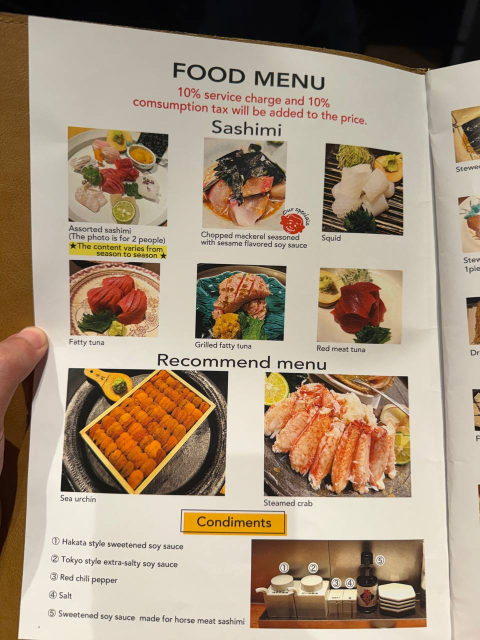
#> input picture images/menu-8.jpg, 960 x 1280 px, found by its file name (shown at 1/2 size)
$ python crop_dishes.py
#> lines starting #> are read from the running program, lines starting #| are printed output that depends on the picture
#!/usr/bin/env python3
"""Crop individual dish photos from menu pages using bounding boxes (left, top, right, bottom in %)."""
from PIL import Image, ImageEnhance
from pathlib import Path
import json

ROOT = Path("/Users/gimseojun/sano-workspace/tanakada-gumi")
SRC = ROOT / "images"
OUT = ROOT / "images" / "dishes"
OUT.mkdir(parents=True, exist_ok=True)

# Real file mapping (verified by vision):
#   menu-1: Cover
#   menu-2: Notice + Dinner Course
#   menu-3: Hot Pot + Dessert
#   menu-4: Beef + Chicken + Pork
#   menu-5: Chef's Recommended + Fish
#   menu-6: Donburi + Rice
#   menu-7: Mini Dishes
#   menu-8: Sashimi + Recommend + Condiments

# (page_file, slug, left%, top%, right%, bottom%)
CROPS = [
    # PAGE 8 — Sashimi + Recommend (menu-8.jpg)
    ("menu-8.jpg", "sashimi-assorted",       8, 22, 35, 42),
    ("menu-8.jpg", "mackerel-sesame",       36, 22, 60, 42),
    ("menu-8.jpg", "squid",                 62, 22, 82, 42),
    ("menu-8.jpg", "fatty-tuna",             8, 47, 32, 62),
    ("menu-8.jpg", "grilled-fatty-tuna",    34, 47, 58, 62),
    ("menu-8.jpg", "red-meat-tuna",         60, 47, 82, 62),
    ("menu-8.jpg", "sea-urchin",             8, 65, 40, 87),
    ("menu-8.jpg", "steamed-crab",          42, 65, 82, 87),

    # PAGE 4 — Beef + Chicken + Pork (menu-4.jpg)
    ("menu-4.jpg", "wagyu-tenderloin",       8, 11, 30, 26),
    ("menu-4.jpg", "wagyu-tongue",          37, 11, 58, 26),
    ("menu-4.jpg", "wagyu-cutlet",          67, 10, 85, 26),
    ("menu-4.jpg", "chicken-thigh",         10, 58, 30, 73),
    ("menu-4.jpg", "fried-chicken-tartar",  38, 58, 58, 73),
    ("menu-4.jpg", "chicken-gizzard",       67, 57, 85, 73),
    ("menu-4.jpg", "grilled-pork",          18, 83, 38, 97),
    ("menu-4.jpg", "pork-miso",             58, 83, 80, 97),

    # PAGE 5 — Chef's Recommended + Fish (menu-5.jpg)
    ("menu-5.jpg", "fried-fatty-tuna",      10, 11, 30, 23),
    ("menu-5.jpg", "abalone-butter",        37, 11, 60, 23),
    ("menu-5.jpg", "caviar",                67, 11, 88, 23),
    ("menu-5.jpg", "ham-cutlet",            10, 25, 30, 37),
    ("menu-5.jpg", "fried-tiger-prawn",     35, 25, 58, 37),
    ("menu-5.jpg", "salt-grilled-prawn",    63, 25, 88, 37),
    ("menu-5.jpg", "grilled-eel",           10, 39, 30, 49),
    ("menu-5.jpg", "shirayaki-eel",         37, 39, 60, 49),
    ("menu-5.jpg", "grilled-shiitake",      63, 39, 88, 49),
    ("menu-5.jpg", "agedashi-tofu",         10, 50, 30, 61),
    ("menu-5.jpg", "house-salad",           35, 50, 60, 63),
    ("menu-5.jpg", "potato-salad",          65, 50, 85, 61),
    ("menu-5.jpg", "grilled-nodoguro",      10, 67, 33, 80),
    ("menu-5.jpg", "salt-grilled-tuna",     38, 68, 62, 80),
    ("menu-5.jpg", "grilled-kichiji",       65, 67, 90, 80),
    ("menu-5.jpg", "braised-nodoguro",      18, 82, 42, 95),
    ("menu-5.jpg", "braised-kichiji",       57, 82, 80, 95),

    # PAGE 7 — Mini Dishes (menu-7.jpg)
    ("menu-7.jpg", "stewed-eggplant",       13, 12, 30, 24),
    ("menu-7.jpg", "hakata-stew",           35, 10, 60, 24),
    ("menu-7.jpg", "squid-ginger-cake",     72, 12, 90, 24),
    ("menu-7.jpg", "stewed-wing",           13, 27, 30, 39),
    ("menu-7.jpg", "fried-wing",            35, 27, 58, 39),
    ("menu-7.jpg", "karasumi",              68, 27, 88, 39),
    ("menu-7.jpg", "tatami-iwashi",         15, 42, 32, 54),
    ("menu-7.jpg", "itawasa",               38, 42, 57, 54),
    ("menu-7.jpg", "salmon-roe",            65, 42, 85, 54),
    ("menu-7.jpg", "fresh-mentaiko",        15, 57, 30, 68),
    ("menu-7.jpg", "grilled-mentaiko",      37, 57, 58, 68),
    ("menu-7.jpg", "canned-mackerel",       67, 57, 87, 68),
    ("menu-7.jpg", "korean-seaweed",        15, 71, 33, 81),
    ("menu-7.jpg", "garlic-toast",          38, 71, 58, 81),
    ("menu-7.jpg", "okonomiyaki",           67, 71, 90, 81),
    ("menu-7.jpg", "tamagoyaki",            16, 85, 32, 96),
    ("menu-7.jpg", "steamed-veggies",       38, 85, 58, 96),
    ("menu-7.jpg", "pickled-cabbage",       68, 87, 88, 96),

    # PAGE 6 — Donburi + Rice (menu-6.jpg)
    ("menu-6.jpg", "bubble-don",            13, 14, 45, 32),
    ("menu-6.jpg", "zetsu-don",             50, 14, 82, 32),
    ("menu-6.jpg", "uni-don",               12, 37, 35, 53),
    ("menu-6.jpg", "tanakada-don",          37, 37, 62, 53),
    ("menu-6.jpg", "ikura-don",             63, 37, 85, 53),
    ("menu-6.jpg", "uni-ikura-don",         13, 57, 37, 74),
    ("menu-6.jpg", "torotekka-don",         38, 57, 62, 74),
    ("menu-6.jpg", "tkg-rice",              12, 83, 35, 96),
    ("menu-6.jpg", "beef-curry",            38, 83, 62, 96),
    ("menu-6.jpg", "mentaiko-rice",         65, 83, 85, 96),

    # PAGE 3 — Hot Pot + Dessert (menu-3.jpg)
    ("menu-3.jpg", "mizutaki",              10, 12, 28, 28),
    ("menu-3.jpg", "negima",                10, 42, 28, 57),
    ("menu-3.jpg", "matcha-ice",            11, 65, 27, 76),
    ("menu-3.jpg", "umegae-mochi",          37, 65, 55, 76),
    ("menu-3.jpg", "milk-pudding",          62, 65, 80, 78),
    ("menu-3.jpg", "honey-sweet-potato",    11, 79, 27, 91),
    ("menu-3.jpg", "balloon-ice",           68, 82, 88, 93),
]

def crop_one(page, slug, left, top, right, bottom):
#> called with page = 'menu-8.jpg', slug = 'sashimi-assorted', left = 8, top = 22, right = 35, bottom = 42
    img_path = SRC / page
    img = Image.open(img_path).convert("RGB")
#> img is the input picture: PIL image 960x1280 RGB; mean R, G, B 166, 146.8, 124.5
    W, H = img.size
#> W = 960; H = 1280

    # The vision model's box typically includes a caption strip below the photo.
    box_h = bottom - top
    box_w = right - left
    inset_x = box_w * 0.05           # 5% horizontal
    inset_top = box_h * 0.04         # 4% top
    label_trim = box_h * 0.36        # 36% bottom (caption + safety)
    L = max(0, left + inset_x)
    T = max(0, top + inset_top)
    R = min(100, right - inset_x)
    B = min(100, bottom - label_trim)

    box = (int(W * L / 100), int(H * T / 100),
           int(W * R / 100), int(H * B / 100))
#> box = (89, 291, 323, 445)
    crop = img.crop(box)
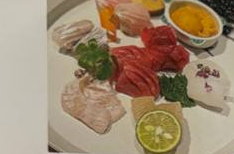
#> crop: PIL image 234x154 RGB; mean R, G, B 158.9, 136.9, 110.7

    # Light enhancement
    crop = ImageEnhance.Contrast(crop).enhance(1.05)
    crop = ImageEnhance.Color(crop).enhance(1.10)
    crop = ImageEnhance.Sharpness(crop).enhance(1.10)

    # Keep native aspect; resize so longest edge is 600px.
    w, h = crop.size
#> w = 234; h = 154
    max_edge = max(w, h)
#> max_edge = 234
    if max_edge > 600:
        ratio = 600 / max_edge
        crop = crop.resize((int(w*ratio), int(h*ratio)), Image.LANCZOS)

    out_path = OUT / f"{slug}.jpg"
    crop.save(out_path, "JPEG", quality=85, optimize=True)
    return out_path, crop.size

if __name__ == "__main__":
    results = []
    for entry in CROPS:
        out_path, size = crop_one(*entry)
#> size = (234, 154)
        results.append({"slug": entry[1], "size": size})
        print(f"  ✓ {entry[1]:25s}  {size[0]}x{size[1]}")
#|   ✓ sashimi-assorted           234x154
    print(f"\nTotal: {len(results)} dish images cropped → {OUT}")

    index_path = OUT / "_index.json"
    index_path.write_text(json.dumps([r["slug"] for r in results], indent=2))
